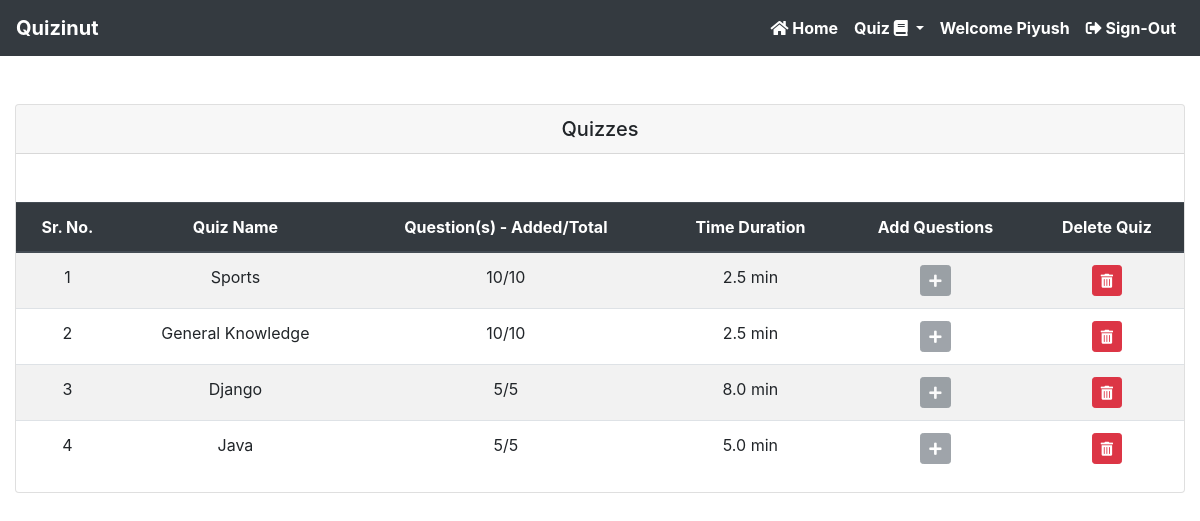
/view-quizzes/ (signed in), run on the app's committed database.
### accounts/models.py (models this page shows)
class CustomUser(AbstractUser):
    role = models.CharField(max_length=20, null=True)

### quiz/models.py (models this page shows, shortened)
class Quiz(models.Model):
    teacher = models.ForeignKey(Teacher, on_delete=models.CASCADE, null=True)
    quiz_name = models.CharField(max_length=200, null=True)
    total_question = models.IntegerField(null=True)
    added_question = models.IntegerField(null=True)
    total_marks = models.IntegerField(null=True)
    time_duration = models.FloatField(null=True)
    timestamp = models.DateTimeField(auto_now_add=True)

### quiz/permission.py (the view)
    def wrap(request, *args, **kwargs):
        if request.user.role == 'teacher':
            return function(request, *args, **kwargs)
        else:
            raise PermissionDenied

### quiz/permission.py (called while the page is built)
def user_is_teacher(function):
    def wrap(request, *args, **kwargs):
        if request.user.role == 'teacher':
            return function(request, *args, **kwargs)
        else:
            raise PermissionDenied
    return wrap

### quiz/views.py (called while the page is built)
@login_required(login_url='/teacher-login')
@user_is_teacher
def view_quizzes(request):
    quizzes = Quiz.objects.all().order_by('-timestamp')
    context = {
        'quizzes': quizzes
    }
    return render(request, 'teacher/view_quizzes.html', context)

### quiz/templates/teacher/view_quizzes.html (shortened to what this page needs)
{% extends 'common/base.html' %}
{% block body %}
    <div class="container-fluid" style="margin-bottom: 200px">
        <div class="row mt-5">
            <div class="col-lg-12 mb-5">
                <div class="card table-responsive-sm">
                    <h5 class="card-header text-center">Quizzes</h5>
                    <table class="table text-center mt-5 table-responsive-sm table-striped">
                        <thead class="thead-dark">
                        <tr>
                            <th scope="col">Sr. No.</th>
                            <th scope="col">Quiz Name</th>
                            <th scope="col">Question(s) - Added/Total</th>
                            <th scope="col">Time Duration</th>
                            <th scope="col">Add Questions</th>
                            <th scope="col">Delete Quiz</th>
                        </tr>
                        </thead>
                        <tbody>
                        {% for quiz in quizzes %}
                            <tr>
                                <td>{{ forloop.counter }}</td>
                                <td>{{ quiz.quiz_name }}</td>
                                <td>{{ quiz.added_question }}/{{ quiz.total_question }}</td>
                                <td>{{ quiz.time_duration }} min</td>
                                <td>
                                    {% if quiz.added_question == quiz.total_question %}
                                        <button class="btn btn-sm btn-secondary" disabled="disabled"
                                                style="cursor: default">
                                            <i class="fas fa-plus"></i>
                                        </button>
                                    {% else %}
                                        <a class="btn btn-primary btn-sm" href="{% url 'addQuestion' quiz.id %}"
                                           role="button"><i class="fas fa-plus"></i></a>
                                    {% endif %}
                                </td>
                                <td>
                                    <a class="btn btn-danger btn-sm" href="{% url 'deleteQuiz' quiz.id %}"
                                       role="button"><i class="fas fa-trash-alt"></i></a>
                                </td>
                            </tr>
                        {% endfor %}
                        </tbody>
                    </table>
                </div>
            </div>
        </div>
    </div>
{% endblock %}

### quiz/templates/common/navbar.html (shortened to what this page needs)
<nav class="navbar navbar-expand-lg navbar-dark bg-dark">
    <a class="navbar-brand font-weight-bold" href="{% url 'home' %}">Quizinut</a>
    <div class="collapse navbar-collapse" id="navbarSupportedContent">
        <ul class="navbar-nav ml-auto">
            <li class="nav-item">
                <a class="nav-link active" aria-current="page" href="{% url 'home' %}">
                    <i class="fas fa-home"></i> Home
                </a>
            </li>
            {% if user.is_authenticated %}
                {% if user.role == "student" %}
                    <li class="nav-item">
                        <a class="nav-link active" aria-current="page" href="{% url 'showQuizzesResult' %}">
                            <i class="fas fa-user-graduate"></i> Quiz Results
                        </a>
                    </li>
                {% elif user.role == "teacher" %}
                    <li class="nav-item dropdown active">
                        <a class="nav-link dropdown-toggle" href="#" id="navbarDropdown" role="button"
                           data-toggle="dropdown" aria-haspopup="true" aria-expanded="false">
                            Quiz <i class="fas fa-book"></i>
                        </a>
                    </li>
                {% endif %}
                <li class="nav-item">
                    <a class="nav-link active" aria-current="page">
                         Welcome {{ request.user.first_name }}
                    </a>
                </li>
                <li class="nav-item">
                    <a class="nav-link active" aria-current="page" href="{% url 'logout' %}">
                        <i class="fas fa-sign-out-alt"></i> Sign-Out
                    </a>
                </li>
            {% endif %}
        </ul>
    </div>
</nav>

### quiz/static/css/common/base.css (style rules this page uses)
* { margin: 0; padding: 0; }
.nav-item { color: white !important; font-weight: bold; }

### data on the page
CustomUser: user.first_name "Piyush"
Quiz: quiz_name "Sports", added_question "10", total_question "10", time_duration "2.5"
Quiz: quiz_name "General Knowledge", added_question "10", total_question "10", time_duration "2.5"
Quiz: quiz_name "Django", added_question "5", total_question "5", time_duration "8.0"
Quiz: quiz_name "Java", added_question "5", total_question "5", time_duration "5.0"
